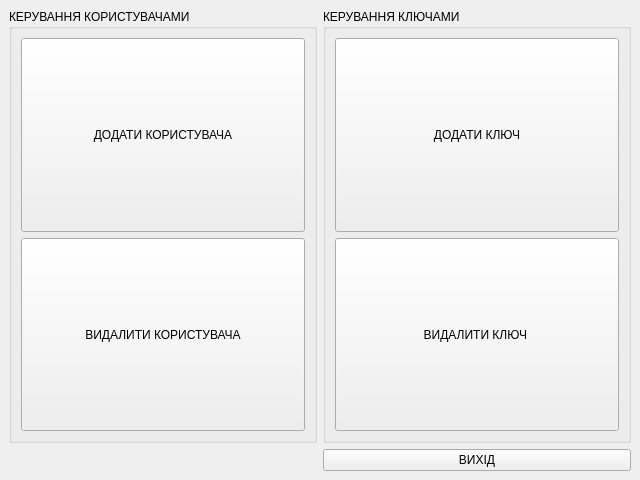
<?xml version="1.0" encoding="UTF-8"?>
<ui version="4.0">
 <class>AdminFormMain</class>
 <widget class="QMainWindow" name="AdminFormMain">
  <property name="geometry">
   <rect>
    <x>0</x>
    <y>0</y>
    <width>640</width>
    <height>480</height>
   </rect>
  </property>
  <property name="windowTitle">
   <string>MainWindow</string>
  </property>
  <widget class="QWidget" name="settings_menu">
   <property name="styleSheet">
    <string notr="true">font: 75 20pt &quot;DejaVu Sans Mono for Powerline&quot;;</string>
   </property>
   <layout class="QGridLayout" name="gridLayout">
    <item row="0" column="1">
     <widget class="QGroupBox" name="users_settings">
      <property name="styleSheet">
       <string notr="true">font: 75 20pt &quot;DejaVu Sans Mono for Powerline&quot;;</string>
      </property>
      <property name="title">
       <string>КЕРУВАННЯ КОРИСТУВАЧАМИ</string>
      </property>
      <layout class="QVBoxLayout" name="verticalLayout">
       <item>
        <widget class="QPushButton" name="new_user">
         <property name="sizePolicy">
          <sizepolicy hsizetype="Minimum" vsizetype="MinimumExpanding">
           <horstretch>0</horstretch>
           <verstretch>0</verstretch>
          </sizepolicy>
         </property>
         <property name="styleSheet">
          <string notr="true"/>
         </property>
         <property name="text">
          <string>ДОДАТИ КОРИСТУВАЧА</string>
         </property>
        </widget>
       </item>
       <item>
        <widget class="QPushButton" name="remove_user">
         <property name="sizePolicy">
          <sizepolicy hsizetype="Minimum" vsizetype="MinimumExpanding">
           <horstretch>0</horstretch>
           <verstretch>0</verstretch>
          </sizepolicy>
         </property>
         <property name="styleSheet">
          <string notr="true"/>
         </property>
         <property name="text">
          <string>ВИДАЛИТИ КОРИСТУВАЧА</string>
         </property>
        </widget>
       </item>
      </layout>
     </widget>
    </item>
    <item row="0" column="2">
     <widget class="QGroupBox" name="keys_settings">
      <property name="title">
       <string>КЕРУВАННЯ КЛЮЧАМИ</string>
      </property>
      <layout class="QVBoxLayout" name="verticalLayout_2">
       <item>
        <widget class="QPushButton" name="new_key">
         <property name="sizePolicy">
          <sizepolicy hsizetype="Minimum" vsizetype="MinimumExpanding">
           <horstretch>0</horstretch>
           <verstretch>0</verstretch>
          </sizepolicy>
         </property>
         <property name="text">
          <string>ДОДАТИ КЛЮЧ</string>
         </property>
        </widget>
       </item>
       <item>
        <widget class="QPushButton" name="remove_key">
         <property name="sizePolicy">
          <sizepolicy hsizetype="Minimum" vsizetype="MinimumExpanding">
           <horstretch>0</horstretch>
           <verstretch>0</verstretch>
          </sizepolicy>
         </property>
         <property name="text">
          <string>ВИДАЛИТИ КЛЮЧ </string>
         </property>
        </widget>
       </item>
      </layout>
     </widget>
    </item>
    <item row="1" column="2">
     <widget class="QPushButton" name="exit_to_main">
      <property name="text">
       <string>ВИХІД</string>
      </property>
     </widget>
    </item>
   </layout>
  </widget>
 </widget>
 <resources/>
 <connections/>
</ui>
